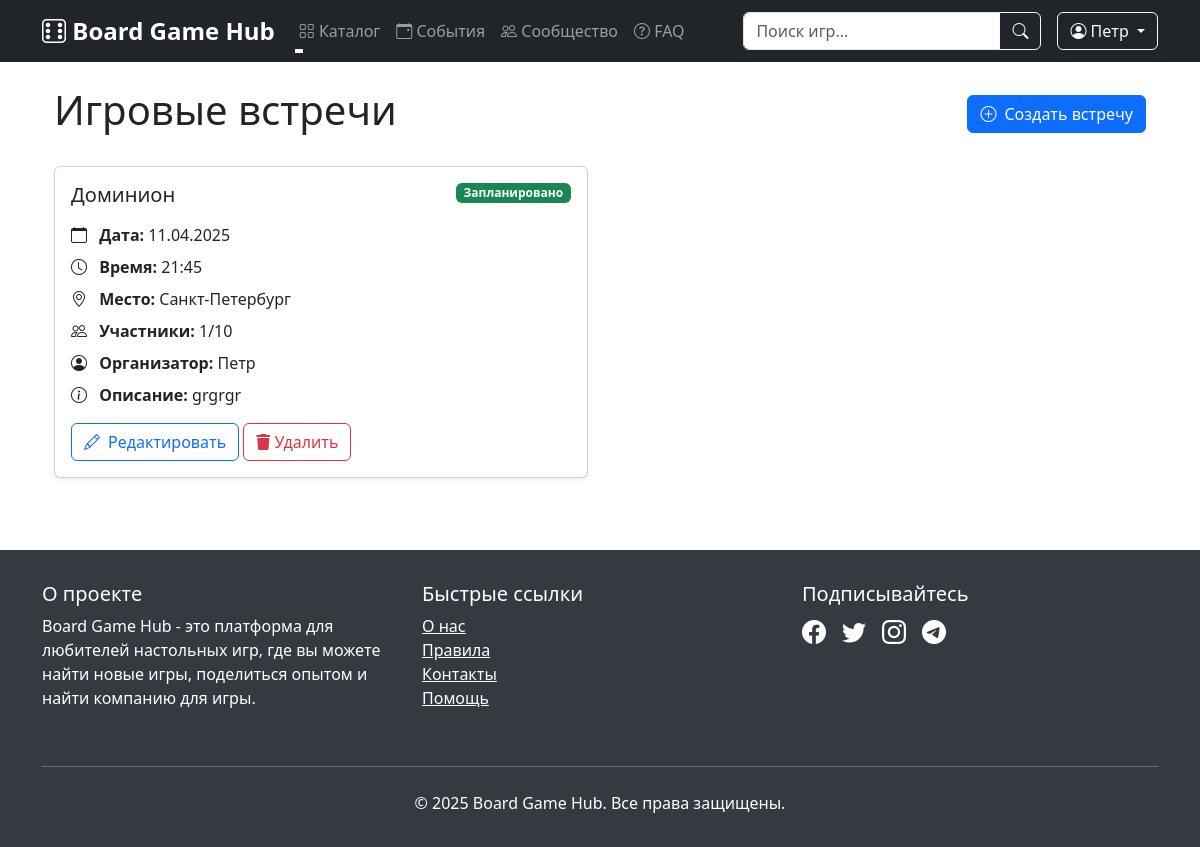
/game_sessions (signed in), run on an earlier commit of the app's database.
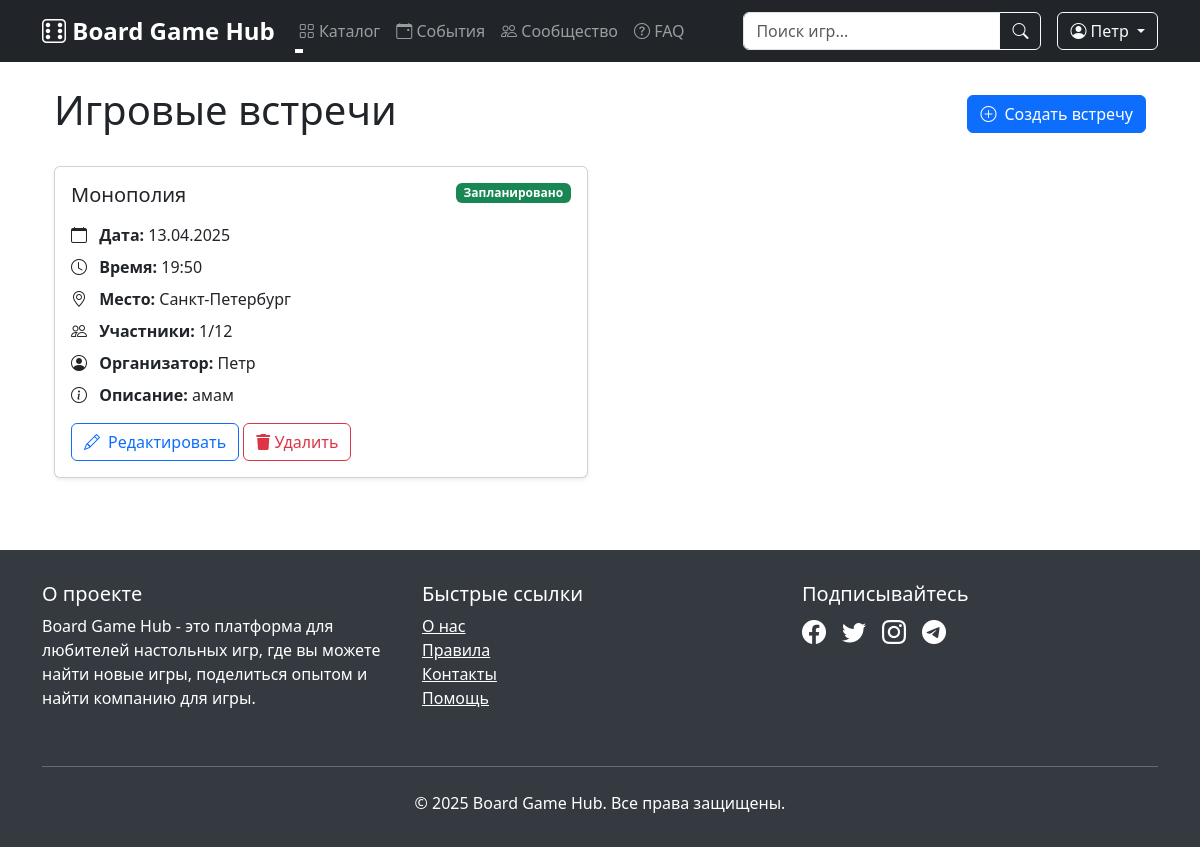
And on a later commit of the database.
### data/users.py (models this page shows, shortened)
class User(SqlAlchemyBase, UserMixin):
    __tablename__ = 'users'
    id = sqlalchemy.Column(sqlalchemy.Integer, primary_key=True, autoincrement=True)
    surname = sqlalchemy.Column(sqlalchemy.String, nullable=True)
    name = sqlalchemy.Column(sqlalchemy.String, nullable=True)
    age = sqlalchemy.Column(sqlalchemy.Integer, nullable=True)
    favorite_genres = sqlalchemy.Column(sqlalchemy.String, nullable=True)
    location = sqlalchemy.Column(sqlalchemy.String, nullable=True)
    email = sqlalchemy.Column(sqlalchemy.String, unique=True, index=True, nullable=True)
    hashed_password = sqlalchemy.Column(sqlalchemy.String, nullable=True)
    added_games = orm.relationship("Game", back_populates="user")
    created_sessions = orm.relationship("GameSession", back_populates="creator")
    reviews = orm.relationship('Review', back_populates='user')

### data/game_sessions.py (models this page shows)
class GameSession(SqlAlchemyBase, SerializerMixin):
    __tablename__ = 'game_sessions'
    id = sqlalchemy.Column(sqlalchemy.Integer, primary_key=True, autoincrement=True)
    game_id = sqlalchemy.Column(sqlalchemy.Integer, sqlalchemy.ForeignKey('games.id'))
    creator_id = sqlalchemy.Column(sqlalchemy.Integer, sqlalchemy.ForeignKey('users.id'))
    date = sqlalchemy.Column(sqlalchemy.Date, nullable=False)
    time = sqlalchemy.Column(sqlalchemy.Time, nullable=False)
    location = sqlalchemy.Column(sqlalchemy.String, nullable=False)
    description = sqlalchemy.Column(sqlalchemy.String, nullable=True)
    max_players = sqlalchemy.Column(sqlalchemy.Integer, nullable=False)
    current_players = sqlalchemy.Column(sqlalchemy.Integer, default=1)
    created_at = sqlalchemy.Column(sqlalchemy.DateTime, default=datetime.utcnow)
    status = sqlalchemy.Column(sqlalchemy.String, default="Запланировано")
    game = orm.relationship('Game', back_populates='sessions')
    creator = orm.relationship('User', foreign_keys=[creator_id], back_populates='created_sessions')
    participants = orm.relationship('User', secondary=session_participants)

### data/games.py (models this page shows, shortened)
class Game(SqlAlchemyBase):
    __tablename__ = 'games'  # jobs
    id = sqlalchemy.Column(
        sqlalchemy.Integer,
        primary_key=True,
        autoincrement=True
    )
    added_by = sqlalchemy.Column(  # team_leader
        sqlalchemy.Integer,
        sqlalchemy.ForeignKey('users.id'),
        nullable=False
    )
    title = sqlalchemy.Column(sqlalchemy.String, nullable=True)  # job
    duration = sqlalchemy.Column(sqlalchemy.String, nullable=True)  # work_size
    count_of_players = sqlalchemy.Column(sqlalchemy.String, nullable=True)  # collaborators
    genre = sqlalchemy.Column(sqlalchemy.String, nullable=True)
    complexity = sqlalchemy.Column(sqlalchemy.String, nullable=True)
    description = sqlalchemy.Column(sqlalchemy.Text, nullable=True)
    image = sqlalchemy.Column(sqlalchemy.LargeBinary, nullable=True)  # BLOB для хранения изображений
    user = orm.relationship("User", back_populates="added_games")
    sessions = orm.relationship("GameSession", back_populates="game")
    reviews = orm.relationship("Review", back_populates="game")

### main.py (the view)
@app.route('/game_sessions')
def game_sessions():
    db_sess = db_session.create_session()
    try:
        if current_user.is_authenticated:
            sessions = db_sess.query(GameSession).options(
                joinedload(GameSession.game),
                joinedload(GameSession.creator)
            ).filter(
                GameSession.location.like(f"%{current_user.location}%")
            ).order_by(GameSession.date).all()
        else:
            sessions = []
        return render_template('game_sessions.html', sessions=sessions)
    finally:
        db_sess.close()

### data/db_session.py (called while the page is built)
def create_session() -> Session:
    global __factory
    return __factory()

### main.py (called while the page is built)
@login_manager.user_loader
def load_user(user_id):
    db_sess = db_session.create_session()
    user = db_sess.get(User, user_id)
    db_sess.close()
    return user

@app.context_processor
def utility_processor():
    def get_unique_genres():
        db_sess = db_session.create_session()
        try:
            genres = db_sess.query(Game.genre).distinct().all()
            return [genre[0] for genre in genres if genre[0]]
        finally:
            db_sess.close()
    return dict(get_unique_genres=get_unique_genres)

### templates/game_sessions.html (shortened to what this page needs)
{% extends "base.html" %}
{% block content %}
<div class="container mt-4">
    <div class="d-flex justify-content-between align-items-center mb-4">
        <h1>Игровые встречи</h1>
        <a href="{{ url_for('game_session_new') }}" class="btn btn-primary">
            <i class="bi bi-plus-circle me-2"></i>Создать встречу
        </a>
    </div>
    <div class="row">
        {% for session in sessions %}
        <div class="col-md-6 mb-4">
            <div class="card shadow-sm h-100">
                <div class="card-body">
                    <div class="d-flex justify-content-between align-items-start mb-3">
                        <h5 class="card-title mb-0">{{ session.game.title }}</h5>
                        <span class="badge bg-{{ 'success' if session.status == 'Запланировано' else 'secondary' }}">
                            {{ session.status }}
                        </span>
                    </div>
                    <div class="game-session-info">
                        <p class="mb-2">
                            <i class="bi bi-calendar me-2"></i>
                            <span class="fw-bold">Дата:</span> {{ session.date.strftime('%d.%m.%Y') }}
                        </p>
                        <p class="mb-2">
                            <i class="bi bi-clock me-2"></i>
                            <span class="fw-bold">Время:</span> {{ session.time.strftime('%H:%M') }}
                        </p>
                        <p class="mb-2">
                            <i class="bi bi-geo-alt me-2"></i>
                            <span class="fw-bold">Место:</span> {{ session.location }}
                        </p>
                        <p class="mb-2">
                            <i class="bi bi-people me-2"></i>
                            <span class="fw-bold">Участники:</span> {{ session.current_players }}/{{ session.max_players }}
                        </p>
                        <p class="mb-2">
                            <i class="bi bi-person-circle me-2"></i>
                            <span class="fw-bold">Организатор:</span> {{ session.creator.name }}
                        </p>
                        {% if session.description %}
                        <p class="mb-2">
                            <i class="bi bi-info-circle me-2"></i>
                            <span class="fw-bold">Описание:</span> {{ session.description }}
                        </p>
                        {% endif %}
                    </div>
                    <div class="mt-3">
                        {% if current_user.is_authenticated %}
                            {% if current_user.id == session.creator_id %}
                                <a href="{{ url_for('game_sessions_edit', id=session.id) }}" class="btn btn-outline-primary">
                                    <i class="bi bi-pencil me-2"></i>Редактировать
                                </a>
                        <form action="{{ url_for('game_sessions_delete', id=session.id) }}" method="post"
                              class="d-inline">
                            <button type="submit" class="btn btn-outline-danger"
                                    onclick="return confirm('Вы уверены, что хотите удалить эту встречу?')">
                                <i class="fas fa-trash"></i> Удалить
                            </button>
                        </form>
                            {% endif %}
                        {% endif %}
                    </div>
                </div>
            </div>
        </div>
        {% endfor %}
    </div>
</div>
{% endblock %}

### templates/base.html (shortened to what this page needs)
<!DOCTYPE html>
<html lang="ru">
<head>
    <link href="https://cdn.jsdelivr.net/npm/bootstrap@5.3.0/dist/css/bootstrap.min.css" rel="stylesheet">
    <link rel="stylesheet" href="https://cdn.jsdelivr.net/npm/bootstrap-icons@1.7.2/font/bootstrap-icons.css">
    <link rel="stylesheet" href="https://cdnjs.cloudflare.com/ajax/libs/font-awesome/6.5.1/css/all.min.css">
</head>
<body>
    <nav class="navbar navbar-expand-lg navbar-dark bg-dark sticky-top">
        <div class="container">
            <a class="navbar-brand" href="{{ url_for('index') }}">
                <i class="bi bi-dice-6"></i> Board Game Hub
            </a>
            <div class="collapse navbar-collapse" id="navbarNav">
                <ul class="navbar-nav me-auto">
                    <li class="nav-item dropdown">
                        <a class="nav-link dropdown-toggle" href="#" role="button" data-bs-toggle="dropdown">
                            <i class="bi bi-grid"></i> Каталог
                        </a>
                    </li>
                    <li class="nav-item">
                        <a class="nav-link" href="{{ url_for('game_sessions') }}">
                            <i class="bi bi-calendar-event"></i> События
                        </a>
                    </li>
                    <li class="nav-item">
                        <a class="nav-link" href="#">
                            <i class="bi bi-people"></i> Сообщество
                        </a>
                    </li>
                    <li class="nav-item">
                        <a class="nav-link" href="#">
                            <i class="bi bi-question-circle"></i> FAQ
                        </a>
                    </li>
                </ul>
                <form class="d-flex me-3" action="{{ url_for('index') }}" method="get">
                    <div class="input-group">
                        <input class="form-control" type="search" name="search" placeholder="Поиск игр..."
                               aria-label="Search" value="{{ request.args.get('search', '') }}">
                        <button class="btn btn-outline-light" type="submit">
                            <i class="bi bi-search"></i>
                        </button>
                    </div>
                </form>
                <div class="d-flex">
                    {% if current_user.is_authenticated %}
                        <div class="dropdown">
                            <button class="btn btn-outline-light dropdown-toggle" type="button" data-bs-toggle="dropdown">
                                <i class="bi bi-person-circle"></i> {{ current_user.name }}
                            </button>
                        </div>
                    {% endif %}
                </div>
            </div>
        </div>
    </nav>
    <div class="container mt-4">
        {% block content %}{% endblock %}
    </div>
    <footer class="footer">
        <div class="container">
            <div class="row">
                <div class="col-md-4 mb-3">
                    <h5>О проекте</h5>
                    <p>Board Game Hub - это платформа для любителей настольных игр, где вы можете найти новые игры,
                       поделиться опытом и найти компанию для игры.</p>
                </div>
                <div class="col-md-4 mb-3">
                    <h5>Быстрые ссылки</h5>
                    <ul class="list-unstyled">
                        <li><a href="#" class="text-white">О нас</a></li>
                        <li><a href="#" class="text-white">Правила</a></li>
                        <li><a href="#" class="text-white">Контакты</a></li>
                        <li><a href="#" class="text-white">Помощь</a></li>
                    </ul>
                </div>
                <div class="col-md-4 mb-3">
                    <h5>Подписывайтесь</h5>
                    <div class="d-flex gap-3 fs-4">
                        <a href="#" class="text-white"><i class="bi bi-facebook"></i></a>
                        <a href="#" class="text-white"><i class="bi bi-twitter"></i></a>
                        <a href="#" class="text-white"><i class="bi bi-instagram"></i></a>
                        <a href="#" class="text-white"><i class="bi bi-telegram"></i></a>
                    </div>
                </div>
            </div>
            <hr class="mt-4 mb-4">
            <div class="text-center">
                <p class="mb-0">© 2025 Board Game Hub. Все права защищены.</p>
            </div>
        </div>
    </footer>
</body>
</html>

### templates/base.html (style rules this page uses)
.navbar-brand { font-size: 1.5rem; font-weight: bold; }
.card { transition: transform 0.2s; box-shadow: 0 4px 6px rgba(0, 0, 0, 0.1); }
.footer { background-color: #343a40; color: white; padding: 2rem 0; margin-top: 3rem; }
.nav-link { position: relative; }
.nav-link:after { content: ''; position: absolute; width: 0; height: 2px; background: #fff; left: 0; bottom: -2px; transition: width 0.3s; }

What changed in the data, as far as the page shows it:
removed GameSession: game "Доминион", status "Запланировано", date "11.04.2025", time "21:45", location "Санкт-Петербург", current_players "1", max_players "10", creator.name "Петр", description "grgrgr"
added GameSession: game "Монополия", status "Запланировано", date "13.04.2025", time "19:50", location "Санкт-Петербург", current_players "1", max_players "12", creator.name "Петр", description "амам"
